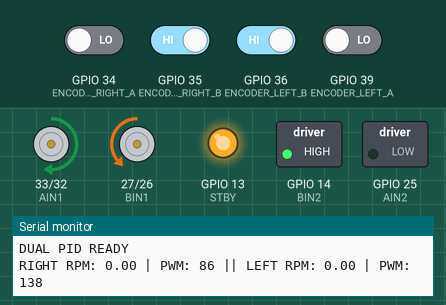
The sketch below on a simulated ESP32. Parts: direction and speed pins drawn as motors (green arrow = direction pin HIGH = forward, orange = LOW = backward, longer = more drive, stopped while the standby pin is LOW), switched loads named in the sketch (green lamp = pin HIGH), output pins drawn as LEDs (lit = HIGH), the last lines printed to the serial monitor. Inputs (shaded band) come from the test bench; at power-on: GPIO 35 (ENCODER_RIGHT_B), GPIO 36 (ENCODER_LEFT_B) HIGH, GPIO 34 (ENCODER_RIGHT_A), GPIO 39 (ENCODER_LEFT_A) LOW.

Above: at 0.2 s.
At 1.1 s:
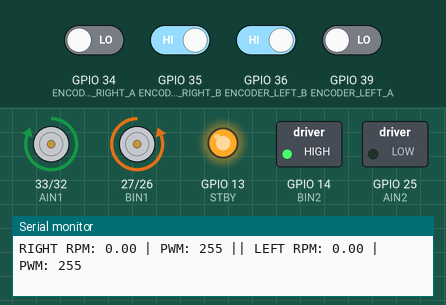
Timing chart, 0 to 2.6 s (numbered marks = the images above):
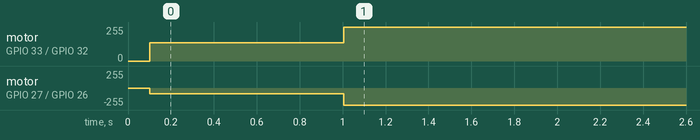

The sketch:

PID_Dos_Motores.ino
```cpp
//
//==================================================
// MOTOR DERECHO
//==================================================
//

#define PWMB 26
#define BIN1 27
#define BIN2 14

//
//==================================================
// MOTOR IZQUIERDO
//==================================================
//

#define PWMA 32
#define AIN1 33
#define AIN2 25

//
//==================================================
// STBY
//==================================================
//

#define STBY 13

//
//==================================================
// ENCODERS
//==================================================
//

#define ENCODER_RIGHT_A 34
#define ENCODER_RIGHT_B 35

#define ENCODER_LEFT_A 39
#define ENCODER_LEFT_B 36

//
//==================================================
// PWM
//==================================================
//

#define PWM_FREQ 5000
#define PWM_RESOLUTION 8

#define PWM_CHANNEL_RIGHT 0
#define PWM_CHANNEL_LEFT 1

//
//==================================================
// CONSTANTES
//==================================================
//

const float PPR = 4230.0;
const float SAMPLE_TIME = 0.1;

//
//==================================================
// ENCODERS
//==================================================
//

volatile long encoderRightPos = 0;
volatile long encoderLeftPos = 0;

//
//==================================================
// SETPOINTS
//==================================================
//

float setpointRight = 50.0;
float setpointLeft = 80.0;

//
//==================================================
// PID RIGHT
//==================================================
//

float kpR = 2.52522;
float kiR = 2.0829;
float kdR = 1.305;

float errorR = 0;
float prev_errorR = 0;
float integralR = 0;

//
//==================================================
// PID LEFT
//==================================================
//

float kpL = 2.52522;
float kiL = 2.0829;
float kdL = 1.305;

float errorL = 0;
float prev_errorL = 0;
float integralL = 0;

//
//==================================================
// RPM
//==================================================
//

float rpmRight_raw = 0;
float rpmLeft_raw = 0;

float rpmRight_ema = 0;
float rpmLeft_ema = 0;

float alpha = 0.197;

//
//==================================================
// PWM
//==================================================
//

int pwmRight = 0;
int pwmLeft = 0;

//
//==================================================
// TIEMPO
//==================================================
//

unsigned long tiempo_inicio = 0;

//
//==================================================
// SETUP
//==================================================
//

void setup() {

  Serial.begin(115200);

  setupMotors();

  setupEncoders();

  tiempo_inicio = millis();

  Serial.println("DUAL PID READY");
}

//
//==================================================
// LOOP
//==================================================
//

void loop() {

  static unsigned long lastTime = 0;

  if (millis() - lastTime >= 100) {

    //--------------------------------
    // RPM
    //--------------------------------

    updateRPM();

    //--------------------------------
    // FILTER
    //--------------------------------

    applyEMAFilter();

    //--------------------------------
    // STARTUP
    //--------------------------------

    if (millis() - tiempo_inicio < 1000) {

      applyStartupPWM();
    }

    //--------------------------------
    // PID
    //--------------------------------

    else {

      updatePIDRight();
      updatePIDLeft();

      applyPWM();
    }

    //--------------------------------
    // SERIAL
    //--------------------------------

    printData();

    lastTime = millis();
  }
}

//
//==================================================
// SETUP MOTORS
//==================================================
//

void setupMotors() {

  pinMode(BIN1, OUTPUT);
  pinMode(BIN2, OUTPUT);

  pinMode(AIN1, OUTPUT);
  pinMode(AIN2, OUTPUT);

  pinMode(STBY, OUTPUT);

  digitalWrite(STBY, HIGH);

  //--------------------------------
  // DIRECCIONES
  //--------------------------------

  digitalWrite(BIN1, LOW);
  digitalWrite(BIN2, HIGH);

  digitalWrite(AIN1, HIGH);
  digitalWrite(AIN2, LOW);

  //--------------------------------
  // PWM RIGHT
  //--------------------------------

  ledcSetup(
      PWM_CHANNEL_RIGHT,
      PWM_FREQ,
      PWM_RESOLUTION);

  ledcAttachPin(
      PWMB,
      PWM_CHANNEL_RIGHT);

  //--------------------------------
  // PWM LEFT
  //--------------------------------

  ledcSetup(
      PWM_CHANNEL_LEFT,
      PWM_FREQ,
      PWM_RESOLUTION);

  ledcAttachPin(
      PWMA,
      PWM_CHANNEL_LEFT);
}

//
//==================================================
// SETUP ENCODERS
//==================================================
//

void setupEncoders() {

  pinMode(ENCODER_RIGHT_A, INPUT);
  pinMode(ENCODER_RIGHT_B, INPUT);

  pinMode(ENCODER_LEFT_A, INPUT);
  pinMode(ENCODER_LEFT_B, INPUT);

  attachInterrupt(
      digitalPinToInterrupt(ENCODER_RIGHT_A),
      handleRightEncoderA,
      CHANGE);

  attachInterrupt(
      digitalPinToInterrupt(ENCODER_RIGHT_B),
      handleRightEncoderB,
      CHANGE);

  attachInterrupt(
      digitalPinToInterrupt(ENCODER_LEFT_A),
      handleLeftEncoderA,
      CHANGE);

  attachInterrupt(
      digitalPinToInterrupt(ENCODER_LEFT_B),
      handleLeftEncoderB,
      CHANGE);
}

//
//==================================================
// UPDATE RPM
//==================================================
//

void updateRPM() {

  static long lastRight = 0;
  static long lastLeft = 0;

  long rightPos;
  long leftPos;

  noInterrupts();

  rightPos = encoderRightPos;
  leftPos = encoderLeftPos;

  interrupts();

  //--------------------------------
  // DELTAS
  //--------------------------------

  long deltaRight = rightPos - lastRight;
  long deltaLeft = leftPos - lastLeft;

  //--------------------------------
  // RPM
  //--------------------------------

  rpmRight_raw =
      (deltaRight / PPR) *
      (60000.0 / 100.0);

  rpmLeft_raw =
      (deltaLeft / PPR) *
      (60000.0 / 100.0);

  //--------------------------------
  // SIGNO LEFT
  //--------------------------------

  rpmLeft_raw = -rpmLeft_raw;

  //--------------------------------
  // UPDATE
  //--------------------------------

  lastRight = rightPos;
  lastLeft = leftPos;
}

//
//==================================================
// EMA FILTER
//==================================================
//

void applyEMAFilter() {

  rpmRight_ema =
      alpha * rpmRight_raw +
      (1.0 - alpha) * rpmRight_ema;

  rpmLeft_ema =
      alpha * rpmLeft_raw +
      (1.0 - alpha) * rpmLeft_ema;
}

//
//==================================================
// STARTUP PWM
//==================================================
//

void applyStartupPWM() {

  pwmRight =
      (setpointRight * 225.0) / 130.0;

  pwmLeft =
      (setpointLeft * 225.0) / 130.0;

  if (pwmRight > 225)
    pwmRight = 225;

  if (pwmLeft > 225)
    pwmLeft = 225;

  applyPWM();
}

//
//==================================================
// PID RIGHT
//==================================================
//

void updatePIDRight() {

  errorR =
      setpointRight - rpmRight_ema;

  integralR +=
      errorR * SAMPLE_TIME;

  float derivative =
      (errorR - prev_errorR) /
      SAMPLE_TIME;

  float output =
      kpR * errorR +
      kiR * integralR +
      kdR * derivative;

  pwmRight +=
      (int)output;

  if (pwmRight > 255)
    pwmRight = 255;

  if (pwmRight < 0)
    pwmRight = 0;

  prev_errorR = errorR;
}

//
//==================================================
// PID LEFT
//==================================================
//

void updatePIDLeft() {

  errorL =
      setpointLeft - rpmLeft_ema;

  integralL +=
      errorL * SAMPLE_TIME;

  float derivative =
      (errorL - prev_errorL) /
      SAMPLE_TIME;

  float output =
      kpL * errorL +
      kiL * integralL +
      kdL * derivative;

  pwmLeft +=
      (int)output;

  if (pwmLeft > 255)
    pwmLeft = 255;

  if (pwmLeft < 0)
    pwmLeft = 0;

  prev_errorL = errorL;
}

//
//==================================================
// APPLY PWM
//==================================================
//

void applyPWM() {

  ledcWrite(
      PWM_CHANNEL_RIGHT,
      pwmRight);

  ledcWrite(
      PWM_CHANNEL_LEFT,
      pwmLeft);
}

//
//==================================================
// SERIAL
//==================================================
//

void printData() {

  Serial.print("RIGHT RPM: ");
  Serial.print(rpmRight_ema);

  Serial.print(" | PWM: ");
  Serial.print(pwmRight);

  Serial.print(" || LEFT RPM: ");
  Serial.print(rpmLeft_ema);

  Serial.print(" | PWM: ");
  Serial.println(pwmLeft);
}

//
//==================================================
// ISR RIGHT
//==================================================
//

void handleRightEncoderA() {

  bool A = digitalRead(ENCODER_RIGHT_A);
  bool B = digitalRead(ENCODER_RIGHT_B);

  if (A == B)
    encoderRightPos++;
  else
    encoderRightPos--;
}

void handleRightEncoderB() {

  bool A = digitalRead(ENCODER_RIGHT_A);
  bool B = digitalRead(ENCODER_RIGHT_B);

  if (A != B)
    encoderRightPos++;
  else
    encoderRightPos--;
}

//
//==================================================
// ISR LEFT
//==================================================
//

void handleLeftEncoderA() {

  bool A = digitalRead(ENCODER_LEFT_A);
  bool B = digitalRead(ENCODER_LEFT_B);

  if (A == B)
    encoderLeftPos++;
  else
    encoderLeftPos--;
}

void handleLeftEncoderB() {

  bool A = digitalRead(ENCODER_LEFT_A);
  bool B = digitalRead(ENCODER_LEFT_B);

  if (A != B)
    encoderLeftPos++;
  else
    encoderLeftPos--;
}
```

Measured:
- by itself, motor on GPIO 33 (AIN1) / GPIO 32 (PWMA): stopped → forward 137/255 at 0.10 s, → forward 255/255 0.90 s later
- by itself, motor on GPIO 27 (BIN1) / GPIO 26 (PWMB): stopped → backward 86/255 at 0.10 s, → backward 255/255 0.90 s later
